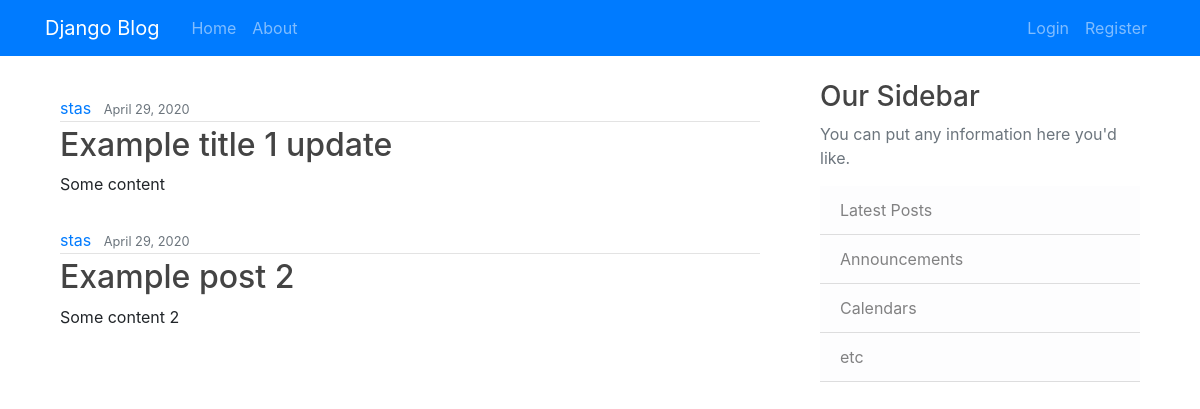
The page / on the database its author committed.
### main/models.py (models this page shows, shortened)
class Post(models.Model):
    title = models.CharField(max_length=100)
    content = models.TextField()
    date_posted = models.DateTimeField(default = timezone.now)
    author = models.ForeignKey(User, on_delete=models.CASCADE)

### main/views.py (the view)
# urls.py: 2. Add a URL to urlpatterns:  path('', views.home, name='home')
def home(request):
    context = {
        'posts': Post.objects.all()
    }
    return render(request, 'home.html', context)

### templates/home.html
{% extends 'base.html' %}
{% block content %}
  {% for post in posts %}
  <article class="media container mt-3">
    <div class="media-body">
      <div class="article-metadata">
        <a class="mr-2" href="#">{{ post.author }}</a>
        <small class="text-muted">{{ post.date_posted|date:"F d, Y" }}</small>
      </div>
      <h2><a class="article-title" href="#">{{ post.title }}</a></h2>
      <p class="article-content">{{ post.content }}</p>
    </div>
  </article>
  {% endfor %}
{% endblock content %}

### static/css/style.css (style rules this page uses)
body { background: #fafafa; color: #333333; margin-top: 5rem; }
h1, h2, h3, h4, h5, h6 { color: #444444; }
.article-title { color: #444444; }
.article-content { white-space: pre-line; }
.article-metadata { padding-bottom: 1px; margin-bottom: 4px; border-bottom: 1px solid #e3e3e3 }

### rows shown on the page
Post: author "stas", date_posted "April 29, 2020", title "Example title 1 update", content "Some content"
Post: author "stas", date_posted "April 29, 2020", title "Example post 2", content "Some content 2"
